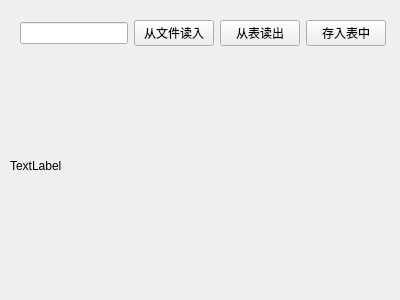
<?xml version="1.0" encoding="UTF-8"?>
<ui version="4.0">
 <class>Widget</class>
 <widget class="QWidget" name="Widget">
  <property name="geometry">
   <rect>
    <x>0</x>
    <y>0</y>
    <width>400</width>
    <height>300</height>
   </rect>
  </property>
  <property name="windowTitle">
   <string>Widget</string>
  </property>
  <widget class="QLabel" name="label">
   <property name="geometry">
    <rect>
     <x>10</x>
     <y>50</y>
     <width>381</width>
     <height>231</height>
    </rect>
   </property>
   <property name="text">
    <string>TextLabel</string>
   </property>
  </widget>
  <widget class="QWidget" name="">
   <property name="geometry">
    <rect>
     <x>9</x>
     <y>9</y>
     <width>378</width>
     <height>25</height>
    </rect>
   </property>
   <layout class="QHBoxLayout" name="horizontalLayout">
    <property name="sizeConstraint">
     <enum>QLayout::SetFixedSize</enum>
    </property>
    <item>
     <widget class="QLineEdit" name="lineEdit"/>
    </item>
    <item>
     <widget class="QPushButton" name="pushButton">
      <property name="text">
       <string>从文件读入</string>
      </property>
     </widget>
    </item>
    <item>
     <widget class="QPushButton" name="pushButton_2">
      <property name="text">
       <string>从表读出</string>
      </property>
     </widget>
    </item>
    <item>
     <widget class="QPushButton" name="pushButton_3">
      <property name="text">
       <string>存入表中</string>
      </property>
     </widget>
    </item>
   </layout>
  </widget>
 </widget>
 <layoutdefault spacing="6" margin="11"/>
 <resources/>
 <connections/>
</ui>
